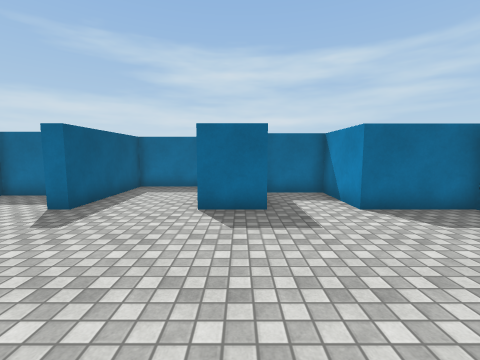
[1] (above)

16 first-person views from a walk through a 3-D level made in the Unity game engine. The camera is 1.5 m above the floor, tilts 6° down and sees 90° across. The floor is counted in squares, 1 m on a side. Each view is taken from the middle of a square. On the plan, view 1 faces up. The plan holds only what a view shows up to about 13 squares ahead; the rest is blank. Surface patterns are stand-ins for the level's own textures.

[2]
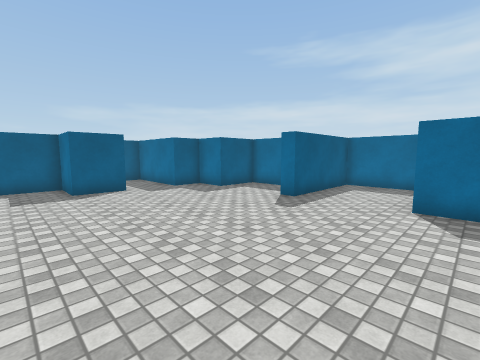

[3]
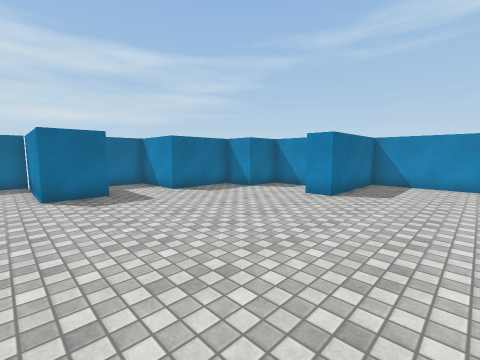

[4]
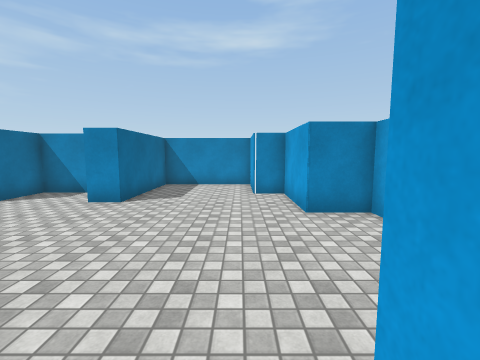

[5]
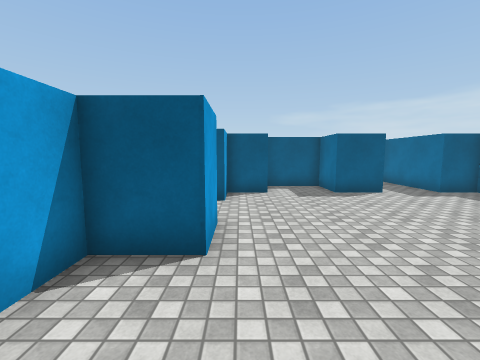

[6]
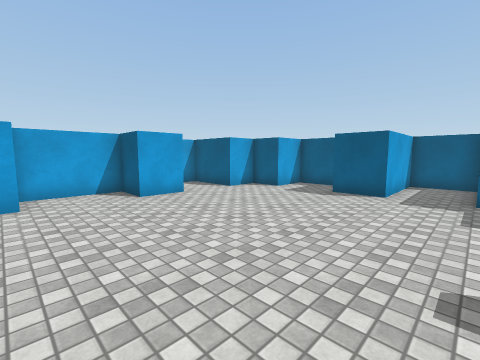

[7]
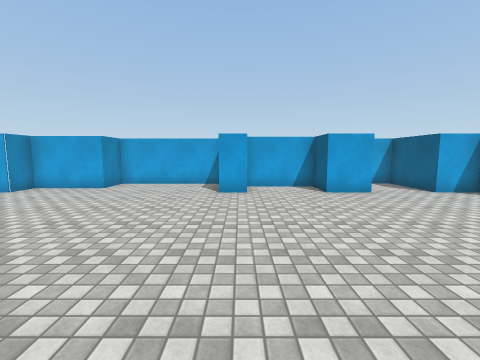

[8]
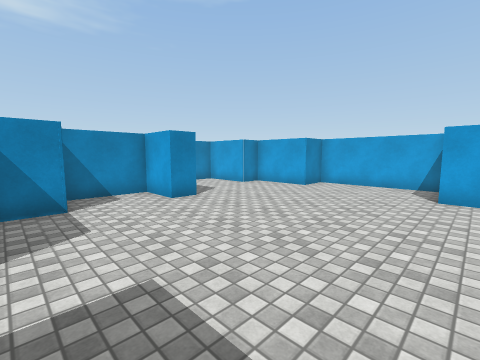

[9]
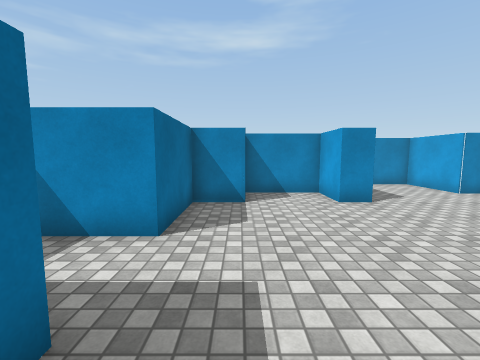

[10]
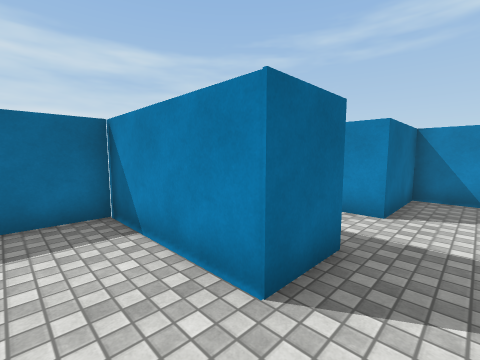

[11]
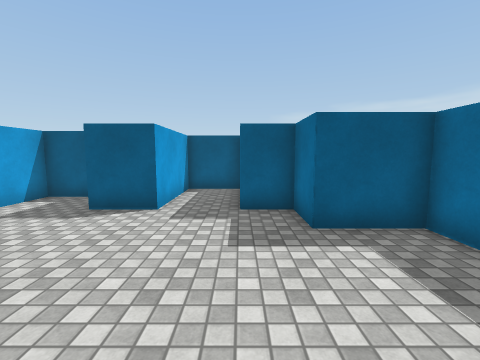

[12]
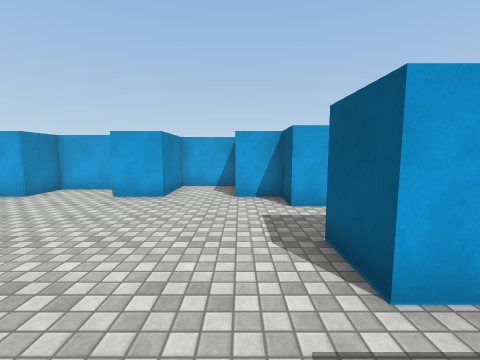

[13]
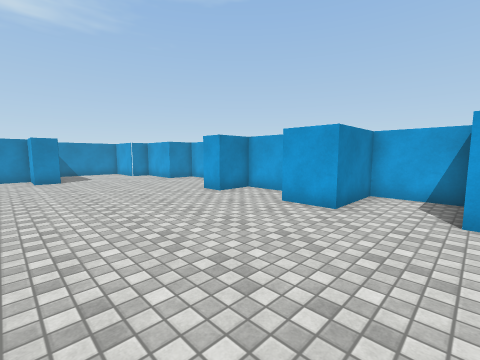

[14]
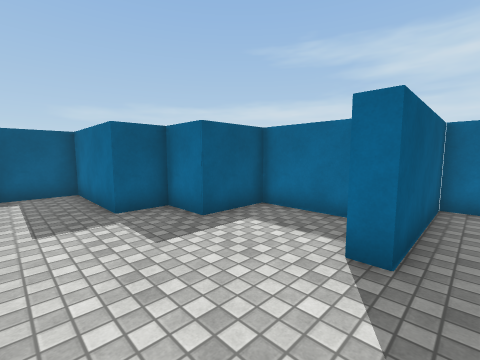

[15]
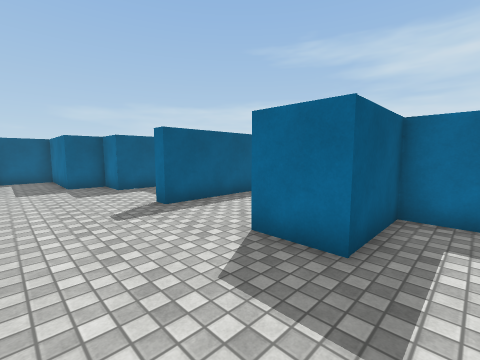

[16]
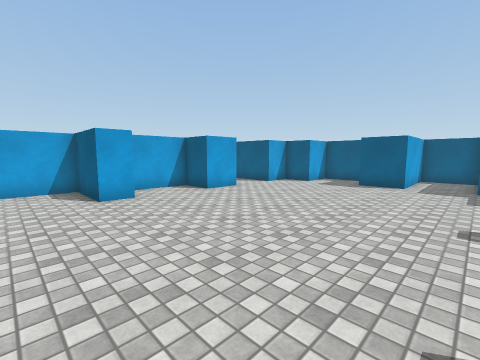

### Floor plan
Points are (right, up) in squares from view 1. A wall is a line through its corners. A room is listed if a view was taken in it or the views show most of it. See-through windows are left out.
Room 1 (views 1, 2, 3, 4, 5, 6, 7, 8, 9, 10, 11, 12, 13, 14, 15, 16)
walls: (-6.1, 8.8) (-8.8, 8.8) (-8.8, 6.5) (-10.5, 6.5) (-10.5, 5) (-14.6, 5) (-14.6, 2.7) (-10.5, 2.7) (-10.5, 0.8) (-12.5, 0.8) (-12.5, -1.9) (-10.5, -1.9) (-10.5, -3.5) (-8.8, -3.5) (-8.8, -6.5) (-6.3, -6.5) (-6.3, -3.5) (-4.5, -3.5) (-4.5, -5.3) (-1.3, -5.3) (-1.3, -3.5) (-0.2, -3.5) (-0.2, -6.5) (5.1, -6.5) (5.1, -4.7) (8.3, -4.7) (8.3, -3.5) (11.2, -3.5) (11.2, 0.8) (6.5, 0.8) (6.5, 1.8) (8.5, 1.8) (8.5, 4.8) (6.5, 4.8) (6.5, 6.5) (3.3, 6.5) (3.3, 9.5) (0.7, 9.5) (0.7, 6.5) (-1.1, 6.5) (-1.1, 11.3) (-4.7, 11.3) (-4.7, 6.5) (-5.4, 6.5)

Where each view was taken, in squares from view 1:
view 1: 0 up, 0 right, facing up
view 2: 1 down, 0 right, facing up-left
view 3: 3 down, 2 left, facing up-right
view 4: 3 down, 1 left, facing right
view 5: 3 down, 1 left, facing left
view 6: 5 up, 1 left, facing down-left
view 7: 6 up, 1 left, facing down
view 8: 6 up, 1 left, facing down-right
view 9: 5 up, 1 left, facing right
view 10: 5 up, 3 left, facing up-right
view 11: 5 up, 4 left, facing left
view 12: 5 up, 9 left, facing down
view 13: 3 up, 9 left, facing down-right
view 14: 3 up, 4 left, facing up-left
view 15: 3 up, 2 right, facing up-left
view 16: 5 up, 2 right, facing down-left
